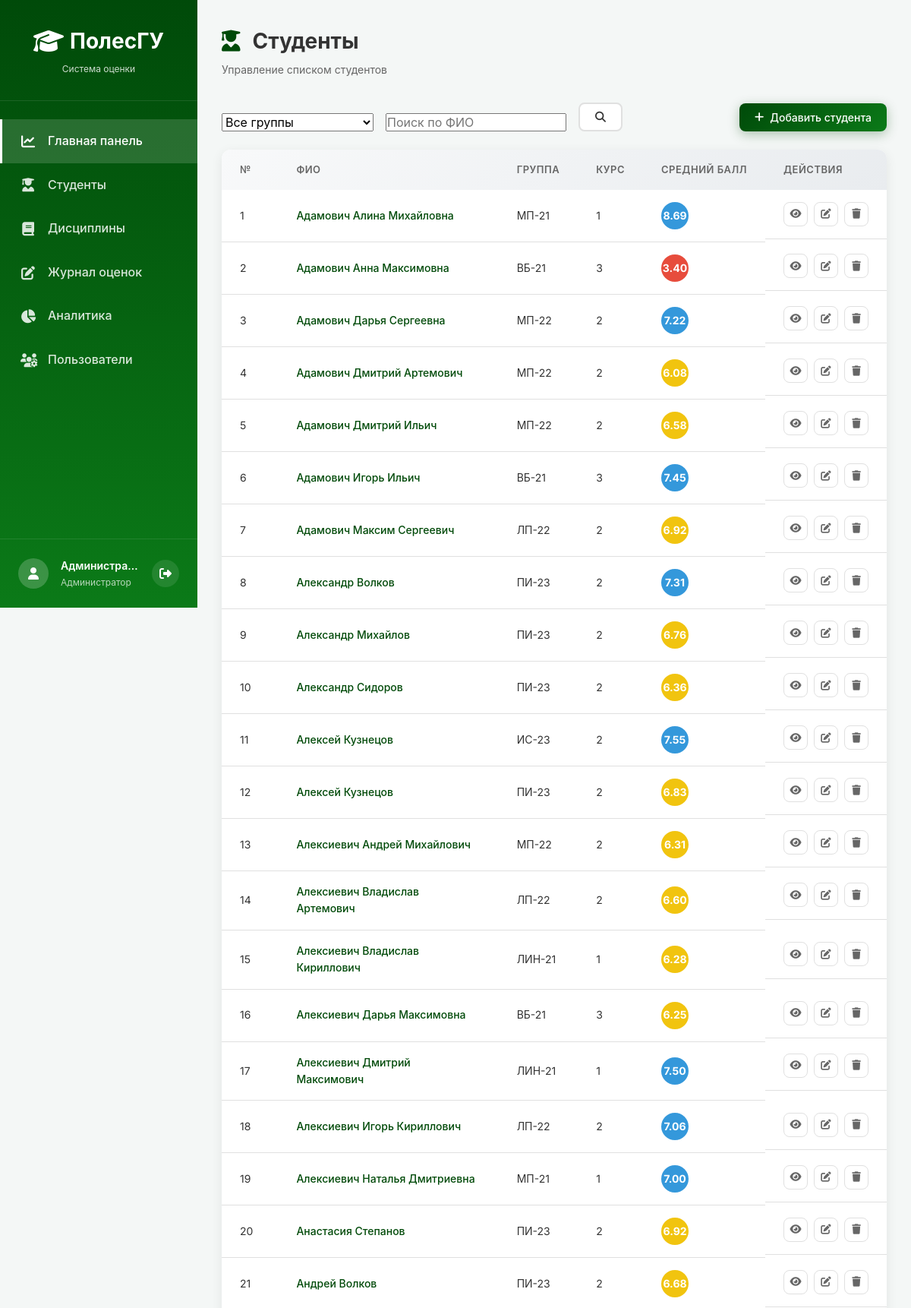
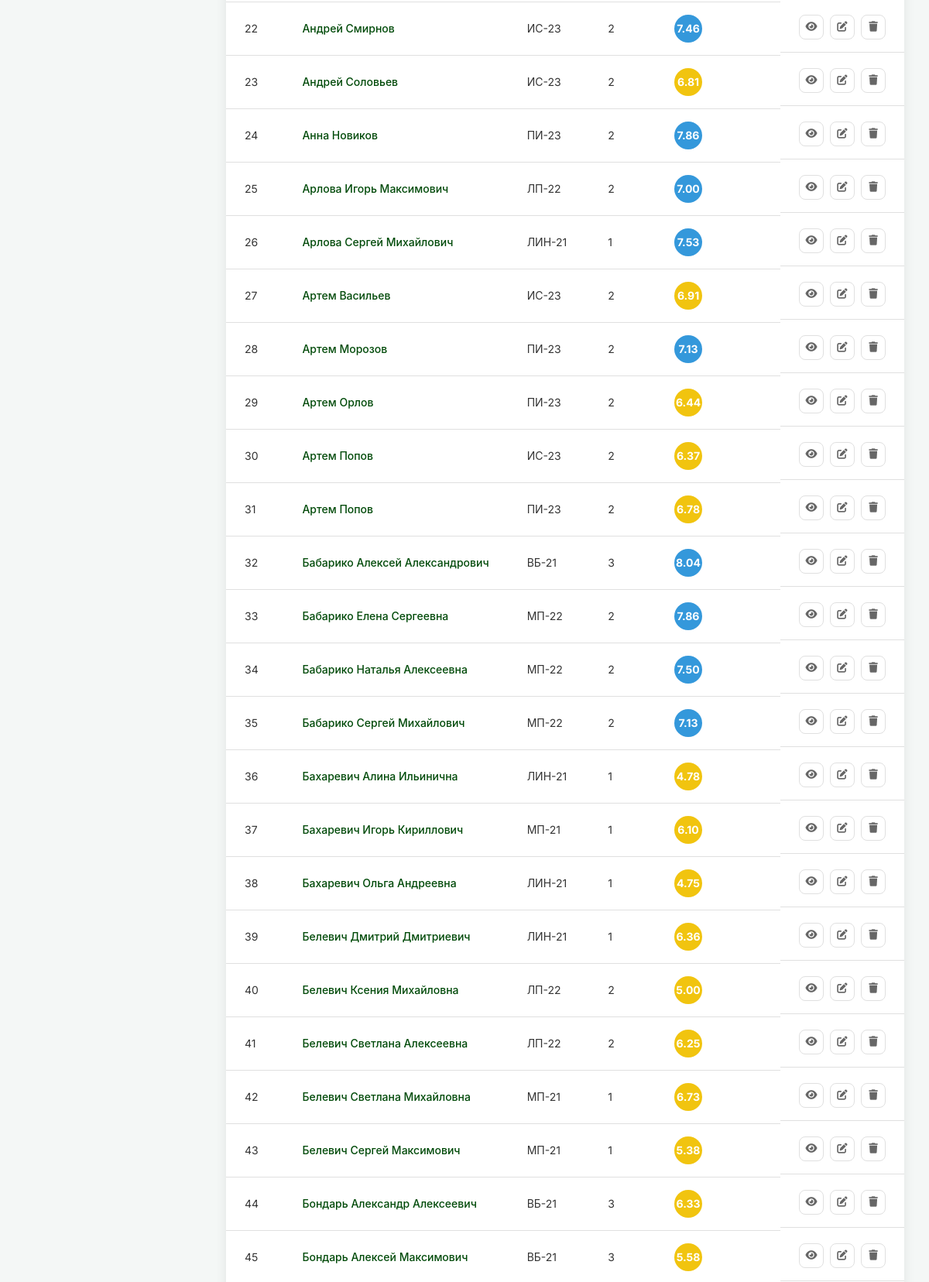
/modules/students/index.php (signed in, upper part), run on the app's committed database (2 pictures, top to bottom).
### tables this page shows
CREATE TABLE students (
        id INTEGER PRIMARY KEY AUTOINCREMENT,
        group_id INTEGER NOT NULL,
        full_name TEXT NOT NULL,
        birth_date TEXT,
        status TEXT DEFAULT 'active', -- 'active' или 'expelled'
        FOREIGN KEY (group_id) REFERENCES groups(id) ON DELETE CASCADE
    );

CREATE TABLE groups (
        id INTEGER PRIMARY KEY AUTOINCREMENT,
        name TEXT NOT NULL,
        course INTEGER NOT NULL,
        specialty TEXT NOT NULL
    );

### config/functions.php (called while the page is built, shortened)
<?php
function escape($string) {
    return htmlspecialchars($string, ENT_QUOTES, 'UTF-8');
}
function getGradeColor($grade) {
    if ($grade >= 9) return '#2ecc71';
    if ($grade >= 7) return '#3498db';
    if ($grade >= 4) return '#f1c40f';
    return '#e74c3c';
}
?>

### modules/students/index.php (the view, shortened to what this page needs)
<?php
require_once __DIR__ . '/../../config/database.php';
require_once __DIR__ . '/../../config/functions.php';
$pdo = getDB();
$canManageStudentData = in_array($_SESSION['role'], ['admin', 'teacher'], true);
        ?>
    <?php
$searchQuery = trim($_GET['search'] ?? '');
$sql = "SELECT s.*, g.name as group_name, g.course
        FROM students s
        JOIN groups g ON s.group_id = g.id
        WHERE s.status = 'active'";
$params = [];
$sql .= " ORDER BY s.full_name";
$stmt = $pdo->prepare($sql);
$stmt->execute($params);
$students = $stmt->fetchAll();
include __DIR__ . '/../../includes/header.php';
include __DIR__ . '/../../includes/sidebar.php';
?>
<main class="main-content">
    <div class="page-header">
        <h1><i class="fas fa-user-graduate"></i> Студенты</h1>
        <p>Управление списком студентов</p>
    </div>
    <div class="actions-bar">
        <div class="filters">
            <form method="GET" class="filter-form">
                <select name="group" onchange="this.form.submit()">
                    <option value="0">Все группы</option>
                </select>
                <input type="text" name="search" placeholder="Поиск по ФИО" value="<?= escape($searchQuery) ?>">
                <button type="submit" class="btn btn-secondary"><i class="fas fa-search"></i></button>
            </form>
        </div>
        <?php if ($canManageStudentData): ?>
        <button class="btn btn-primary" onclick="openAddModal()">
            <i class="fas fa-plus"></i> Добавить студента
        </button>
        <?php endif; ?>
    </div>
    <div class="table-card">
        <div class="table-body">
            <table class="data-table">
                <thead>
                    <tr>
                        <th>№</th>
                        <th>ФИО</th>
                        <th>Группа</th>
                        <th>Курс</th>
                        <th>Средний балл</th>
                        <th>Действия</th>
                    </tr>
                </thead>
                <tbody>
                    <?php foreach ($students as $index => $student): ?>
                    <tr>
                        <td><?= $index + 1 ?></td>
                        <td>
                            <a href="/index.php?module=students&student_id=<?= $student['id'] ?>" class="student-link">
                                <?= escape($student['full_name']) ?>
                            </a>
                        </td>
                        <td><?= escape($student['group_name']) ?></td>
                        <td><?= $student['course'] ?></td>
                        <td>
                            <span class="grade-badge" style="background: <?= getGradeColor($student['avg_grade']) ?>;">
                                <?= number_format($student['avg_grade'], 2) ?>
                            </span>
                        </td>
                        <td class="actions">
                            <?php if ($canManageStudentData): ?>
                            <button class="btn-icon" onclick="viewStudent(<?= $student['id'] ?>); return false;" title="Быстрый просмотр">
                                <i class="fas fa-eye"></i>
                            </button>
                            <button class="btn-icon" onclick="editStudent(<?= htmlspecialchars(json_encode($student)) ?>)" title="Редактировать">
                                <i class="fas fa-edit"></i>
                            </button>
                            <button class="btn-icon btn-danger" onclick="deleteStudent(<?= $student['id'] ?>, '<?= escape($student['full_name']) ?>')" title="Удалить">
                                <i class="fas fa-trash"></i>
                            </button>
                            <?php endif; ?>
                        </td>
                    </tr>
                    <?php endforeach; ?>
                </tbody>
            </table>
        </div>
    </div>
</main>
<?php include __DIR__ . '/../../includes/footer.php'; ?>

### assets/css/style.css (style rules this page uses)
:root { --primary-gradient: linear-gradient(135deg, #004a09 0%, #0b7a18 100%); --primary-color: #004a09; --primary-light: #0b7a18; --secondary-color: #6c757d; --bg-color: #f4f7f6; --surface-color: #ffffff; --sidebar-bg: linear-gradient(180deg, #004a09 0%, #0b7a18 100%); --text-primary: #333333; --text-secondary: #666666; --text-muted: #999999; --text-light: #ffffff; --success-color: #2ecc71; --warning-color: #f1c40f; --danger-color: #e74c3c; --info-color: #3498db; --border-color: #e0e0e0; --border-radius: 12px; --border-radius-sm: 8px; --border-radius-lg: 16px; --shadow-sm: 0 2px 4px rgba(0, 0, 0, 0.05); --shadow-md: 0 4px 15px rgba(0, 0, 0, 0.08); --shadow-lg: 0 8px 30px rgba(0, 0, 0, 0.12); --shadow-xl: 0 20px 60px rgba(0, 0, 0, 0.15); --spacing-xs: 4px; --spacing-sm: 8px; --spacing-md: 16px; --spacing-lg: 24px; --spacing-xl: 32px; --sidebar-width: 260px; --header-height: 70px; }
* { margin: 0; padding: 0; box-sizing: border-box; }
html { font-size: 16px; scroll-behavior: smooth; }
body { font-family: 'Inter', -apple-system, BlinkMacSystemFont, 'Segoe UI', Roboto, sans-serif; background-color: var(--bg-color); color: var(--text-primary); line-height: 1.6; min-height: 100vh; overflow-x: hidden; }
a { text-decoration: none; color: inherit; transition: color 0.3s ease; }
button { cursor: pointer; border: none; outline: none; font-family: inherit; }
input, select, textarea { font-family: inherit; font-size: inherit; outline: none; }
.main-content { flex: 1; margin-left: var(--sidebar-width); padding: var(--spacing-xl); min-height: 100vh; }
.page-header { margin-bottom: var(--spacing-xl); }
.page-header h1 { font-size: 28px; font-weight: 700; color: var(--text-primary); margin-bottom: var(--spacing-xs); display: flex; align-items: center; gap: var(--spacing-md); }
.page-header h1 i { color: var(--primary-color); }
.page-header p { color: var(--text-secondary); font-size: 14px; }
.table-card { background: var(--surface-color); border-radius: var(--border-radius); box-shadow: var(--shadow-md); overflow: hidden; margin-bottom: var(--spacing-xl); }
.table-body { overflow-x: auto; }
.data-table { width: 100%; border-collapse: collapse; }
.data-table thead { background: linear-gradient(135deg, #f8f9fa 0%, #e9ecef 100%); }
.data-table th { padding: var(--spacing-md) var(--spacing-lg); text-align: left; font-weight: 600; font-size: 13px; color: var(--text-secondary); text-transform: uppercase; letter-spacing: 0.5px; white-space: nowrap; }
.data-table td { padding: var(--spacing-md) var(--spacing-lg); border-bottom: 1px solid var(--border-color); font-size: 14px; color: var(--text-primary); }
.data-table tbody tr { transition: background-color 0.2s ease; }
.data-table .actions { display: flex; gap: var(--spacing-sm); }
.student-link { color: var(--primary-color); font-weight: 500; }
.btn { display: inline-flex; align-items: center; gap: var(--spacing-sm); padding: 10px 20px; border-radius: var(--border-radius-sm); font-weight: 500; font-size: 14px; transition: all 0.3s ease; cursor: pointer; }
.btn-primary { background: var(--primary-gradient); color: var(--text-light); box-shadow: 0 4px 15px rgba(0, 74, 9, 0.3); }
.btn-secondary { background: var(--surface-color); color: var(--text-primary); border: 2px solid var(--border-color); }
.btn-danger { background: var(--danger-color); color: var(--text-light); }
.btn-icon { width: 32px; height: 32px; border-radius: var(--border-radius-sm); background: var(--surface-color); border: 1px solid var(--border-color); color: var(--text-secondary); display: flex; align-items: center; justify-content: center; transition: all 0.3s ease; }
.filter-form { display: flex; gap: var(--spacing-md); align-items: flex-end; flex-wrap: wrap; }
.filter-form select, .filter-form input { min-width: 200px; }
.actions-bar { display: flex; justify-content: space-between; align-items: center; margin-bottom: var(--spacing-lg); flex-wrap: wrap; gap: var(--spacing-md); }
.grade-badge { display: inline-flex; align-items: center; justify-content: center; min-width: 36px; height: 36px; border-radius: 50%; font-weight: 700; font-size: 14px; color: white; }
.kpi-card, .chart-card, .table-card { animation: fadeIn 0.5s ease; }

### data on the page
students: full_name "Адамович Алина Михайловна", group.name "МП-21", group.course "1", avg_grade "8.69"
students: full_name "Адамович Анна Максимовна", group.name "ВБ-21", group.course "3", avg_grade "3.40"
students: full_name "Адамович Дарья Сергеевна", group.name "МП-22", group.course "2", avg_grade "7.22"
students: full_name "Адамович Дмитрий Артемович", group.name "МП-22", group.course "2", avg_grade "6.08"
students: full_name "Адамович Дмитрий Ильич", group.name "МП-22", group.course "2", avg_grade "6.58"
students: full_name "Адамович Игорь Ильич", group.name "ВБ-21", group.course "3", avg_grade "7.45"
students: full_name "Адамович Максим Сергеевич", group.name "ЛП-22", group.course "2", avg_grade "6.92"
students: full_name "Александр Волков", group.name "ПИ-23", group.course "2", avg_grade "7.31"
students: full_name "Александр Михайлов", group.name "ПИ-23", group.course "2", avg_grade "6.76"
students: full_name "Александр Сидоров", group.name "ПИ-23", group.course "2", avg_grade "6.36"
students: full_name "Алексей Кузнецов", group.name "ИС-23", group.course "2", avg_grade "7.55"
students: full_name "Алексей Кузнецов", group.name "ПИ-23", group.course "2", avg_grade "6.83"
students: full_name "Алексиевич Андрей Михайлович", group.name "МП-22", group.course "2", avg_grade "6.31"
students: full_name "Алексиевич Владислав Артемович", group.name "ЛП-22", group.course "2", avg_grade "6.60"
students: full_name "Алексиевич Владислав Кириллович", group.name "ЛИН-21", group.course "1", avg_grade "6.28"
students: full_name "Алексиевич Дарья Максимовна", group.name "ВБ-21", group.course "3", avg_grade "6.25"
students: full_name "Алексиевич Дмитрий Максимович", group.name "ЛИН-21", group.course "1", avg_grade "7.50"
students: full_name "Алексиевич Игорь Кириллович", group.name "ЛП-22", group.course "2", avg_grade "7.06"
students: full_name "Алексиевич Наталья Дмитриевна", group.name "МП-21", group.course "1", avg_grade "7.00"
students: full_name "Анастасия Степанов", group.name "ПИ-23", group.course "2", avg_grade "6.92"
students: full_name "Андрей Волков", group.name "ПИ-23", group.course "2", avg_grade "6.68"
students: full_name "Андрей Смирнов", group.name "ИС-23", group.course "2", avg_grade "7.46"
students: full_name "Андрей Соловьев", group.name "ИС-23", group.course "2", avg_grade "6.81"
students: full_name "Анна Новиков", group.name "ПИ-23", group.course "2", avg_grade "7.86"
students: full_name "Арлова Игорь Максимович", group.name "ЛП-22", group.course "2", avg_grade "7.00"
students: full_name "Арлова Сергей Михайлович", group.name "ЛИН-21", group.course "1", avg_grade "7.53"
students: full_name "Артем Васильев", group.name "ИС-23", group.course "2", avg_grade "6.91"
students: full_name "Артем Морозов", group.name "ПИ-23", group.course "2", avg_grade "7.13"
students: full_name "Артем Орлов", group.name "ПИ-23", group.course "2", avg_grade "6.44"
students: full_name "Артем Попов", group.name "ИС-23", group.course "2", avg_grade "6.37"
students: full_name "Артем Попов", group.name "ПИ-23", group.course "2", avg_grade "6.78"
students: full_name "Бабарико Алексей Александрович", group.name "ВБ-21", group.course "3", avg_grade "8.04"
students: full_name "Бабарико Елена Сергеевна", group.name "МП-22", group.course "2", avg_grade "7.86"
students: full_name "Бабарико Наталья Алексеевна", group.name "МП-22", group.course "2", avg_grade "7.50"
students: full_name "Бабарико Сергей Михайлович", group.name "МП-22", group.course "2", avg_grade "7.13"
students: full_name "Бахаревич Алина Ильинична", group.name "ЛИН-21", group.course "1", avg_grade "4.78"
students: full_name "Бахаревич Игорь Кириллович", group.name "МП-21", group.course "1", avg_grade "6.10"
students: full_name "Бахаревич Ольга Андреевна", group.name "ЛИН-21", group.course "1", avg_grade "4.75"
students: full_name "Белевич Дмитрий Дмитриевич", group.name "ЛИН-21", group.course "1", avg_grade "6.36"
students: full_name "Белевич Ксения Михайловна", group.name "ЛП-22", group.course "2", group "5.00"
students: full_name "Белевич Светлана Алексеевна", group.name "ЛП-22", group.course "2", avg_grade "6.25"
students: full_name "Белевич Светлана Михайловна", group.name "МП-21", group.course "1", avg_grade "6.73"
students: full_name "Белевич Сергей Максимович", group.name "МП-21", group.course "1", avg_grade "5.38"
students: full_name "Бондарь Александр Алексеевич", group.name "ВБ-21", group.course "3", avg_grade "6.33"
students: full_name "Бондарь Алексей Максимович", group.name "ВБ-21", group.course "3", avg_grade "5.58"

### other printed values
$_SESSION['full_name'] "Администра…"
getRoleLabel($_SESSION['role']) "Администратор"
